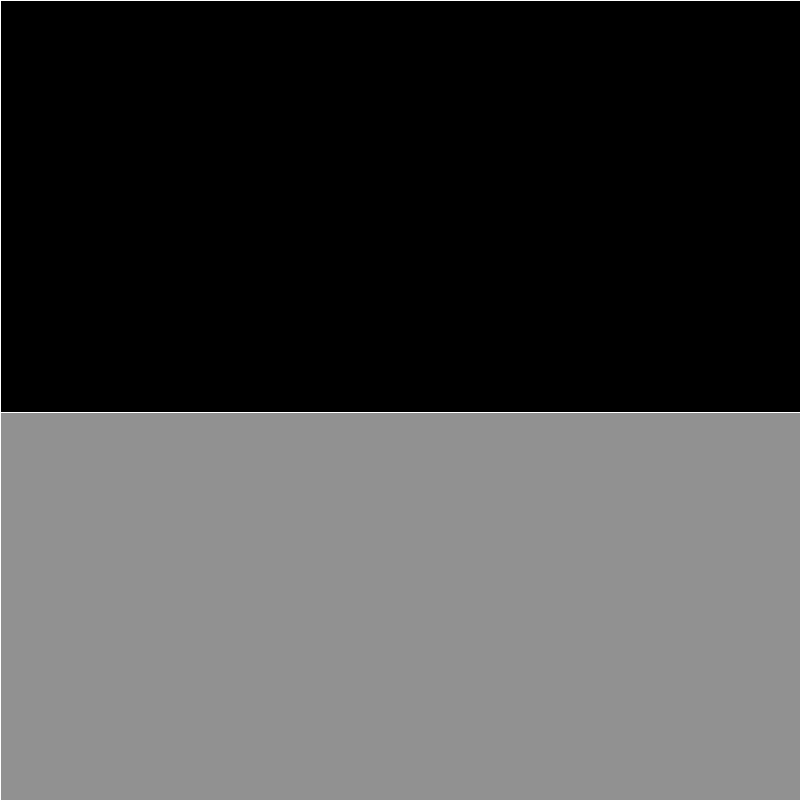
Frame 1 (no input)
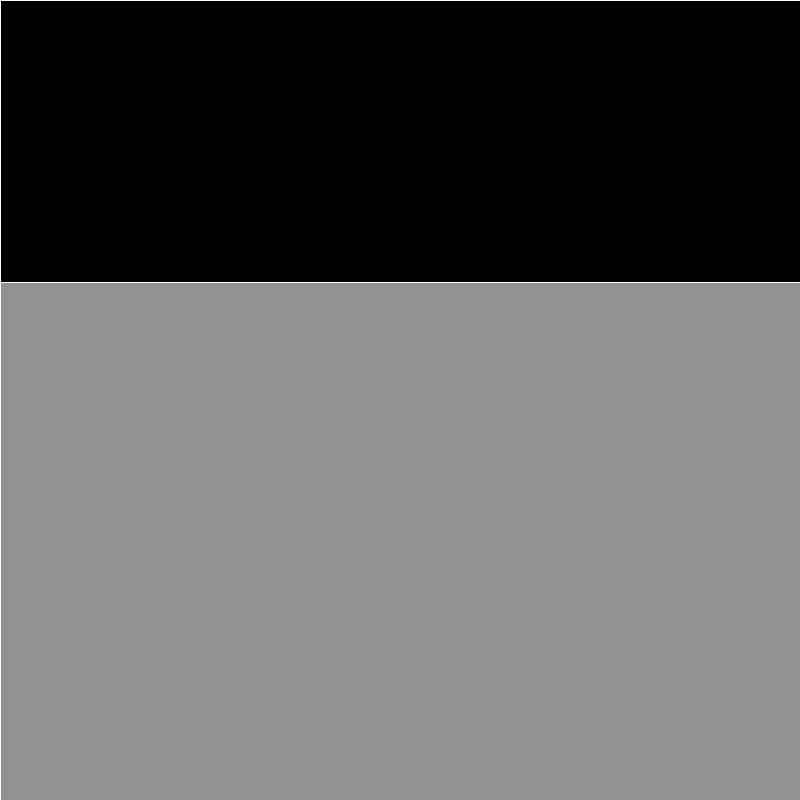
Frame 60 (the mouse pressed at the canvas centre just before this capture)
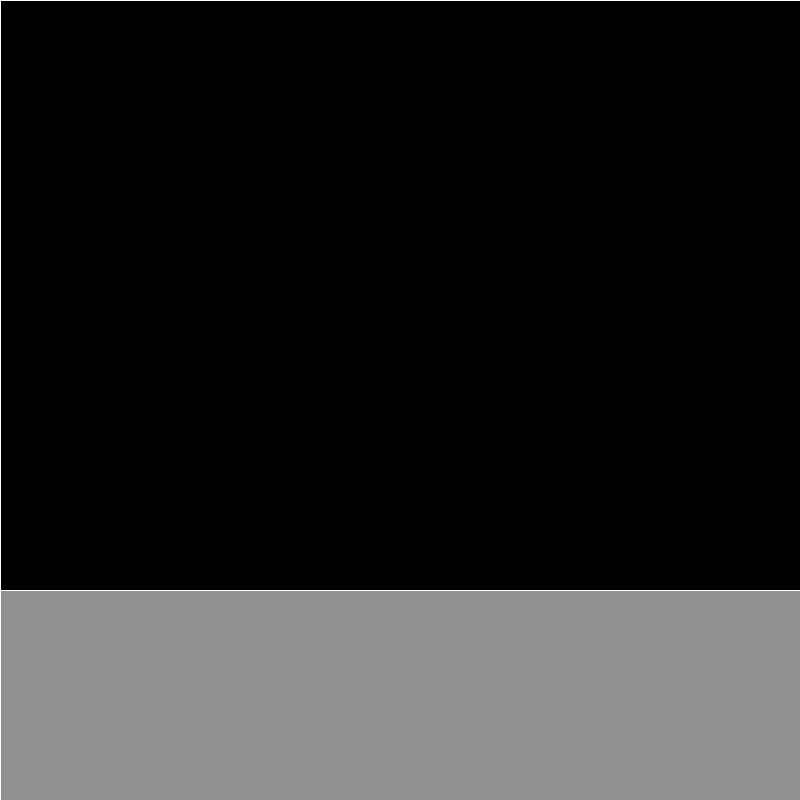
Frame 120 (the mouse held since frame 60 and released just before this capture)

The Processing sketch that drew these frames (run headless with seeded random() and noise(); from frame 60 on, the mouse is pressed at the canvas centre):

// Processing sketch: sinfuckery
// ── sinfuckery.pde
float x;
//float prevX;
float y;
//float prevY;
float inc = TWO_PI/width*2;
float pos = 0;

void setup(){
  size(800, 800);
  background(0);
}

void draw(){
  background(0);  
  pos += inc;
  //if (pos*50 > width){
  //  pos = 0;
  //
  //}
  //changing ratio of pos changes the speed the smaller the slower
  //basically making the incrament smaller
  y = sin(pos/2)*height/4 + height/2;
  
  
  
  stroke(255);
  line(0,y,width,y);
  fill(0);
  rect(0,0,width,y);
  fill(145);
  rect(0,y,width,height-y);
  //ellipse(pos*50,y, 15,15);
}
